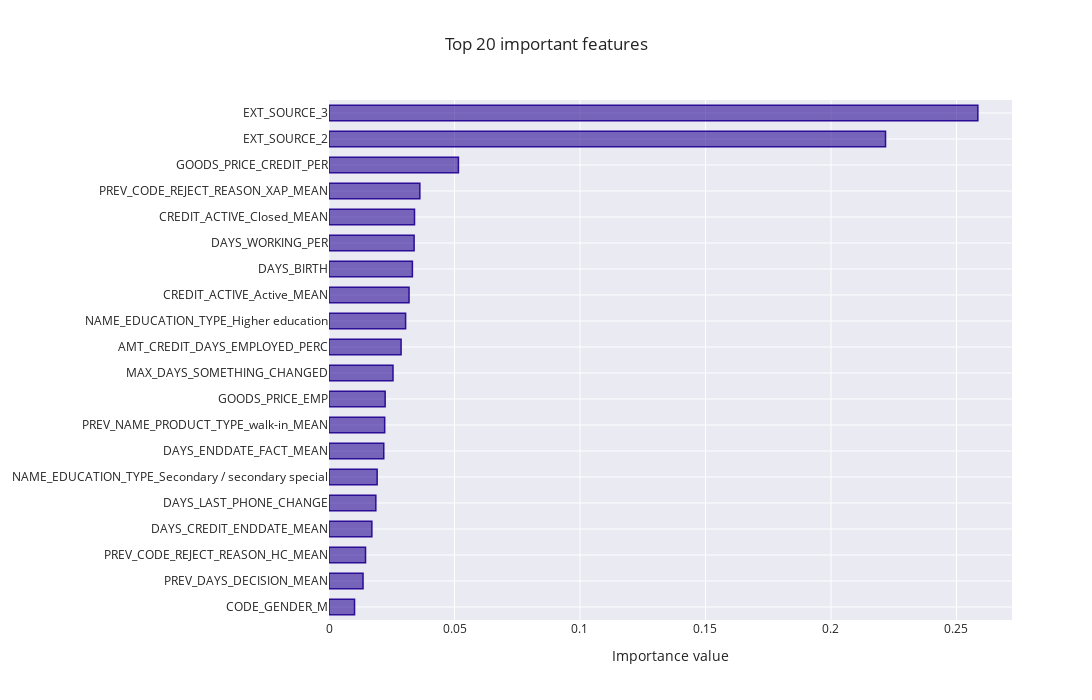

Notebook cell for this chart:
### Markdown cell above
## Random Forest

### Code cell
# fit model on train
RF.fit(train, train_true)

# evaluate
evaluate_estimator(RF,
                   train,
                   train_true,
                   test,
                   test_true,
                   SCORER,
                   cost,
                   cv)

# Distribution of prediction probabilities versus classes
train_predicted_probas = RF.predict_proba(train)
proba_distributions(train_true,train_predicted_probas)

# Distribution of prediction probabilities versus classes
test_predicted_probas = RF.predict_proba(test)
proba_distributions(test_true,test_predicted_probas)

# Feature importance
feature_importance_plot(RF[-1].feature_importances_,train)

### Figure 1 — Plotly figure (JSON) as saved in the notebook; plotly's stock layout.template omitted (floating-point values rounded to 4 significant figures)
{"data": [{"marker": {"color": "rgba(43, 13, 150, 0.6)", "line": {"color": "rgba(43, 13, 150, 1.0)", "width": 1.5}}, "orientation": "h", "type": "bar", "x": [0.01017, 0.01356, 0.01455, 0.01707, 0.01865, 0.01918, 0.02182, 0.02218, 0.02236, 0.02549, 0.02872, 0.03052, 0.03189, 0.03322, 0.0339, 0.03407, 0.03619, 0.05156, 0.2217, 0.2585], "y": ["CODE_GENDER_M", "PREV_DAYS_DECISION_MEAN", "PREV_CODE_REJECT_REASON_HC_MEAN", "DAYS_CREDIT_ENDDATE_MEAN", "DAYS_LAST_PHONE_CHANGE", "NAME_EDUCATION_TYPE_Secondary / secondary special", "DAYS_ENDDATE_FACT_MEAN", "PREV_NAME_PRODUCT_TYPE_walk-in_MEAN", "GOODS_PRICE_EMP", "MAX_DAYS_SOMETHING_CHANGED", "AMT_CREDIT_DAYS_EMPLOYED_PERC", "NAME_EDUCATION_TYPE_Higher education", "CREDIT_ACTIVE_Active_MEAN", "DAYS_BIRTH", "DAYS_WORKING_PER", "CREDIT_ACTIVE_Closed_MEAN", "PREV_CODE_REJECT_REASON_XAP_MEAN", "GOODS_PRICE_CREDIT_PER", "EXT_SOURCE_2", "EXT_SOURCE_3"]}], "layout": {"autosize": false, "bargap": 0.4, "height": 700, "title": {"text": "Top 20 important features"}, "width": 1300, "xaxis": {"autorange": true, "range": [0, 0.2721], "title": {"text": "Importance value"}, "type": "linear"}, "yaxis": {"automargin": true, "autorange": true, "range": [-0.5, 19.5], "type": "category"}}}
